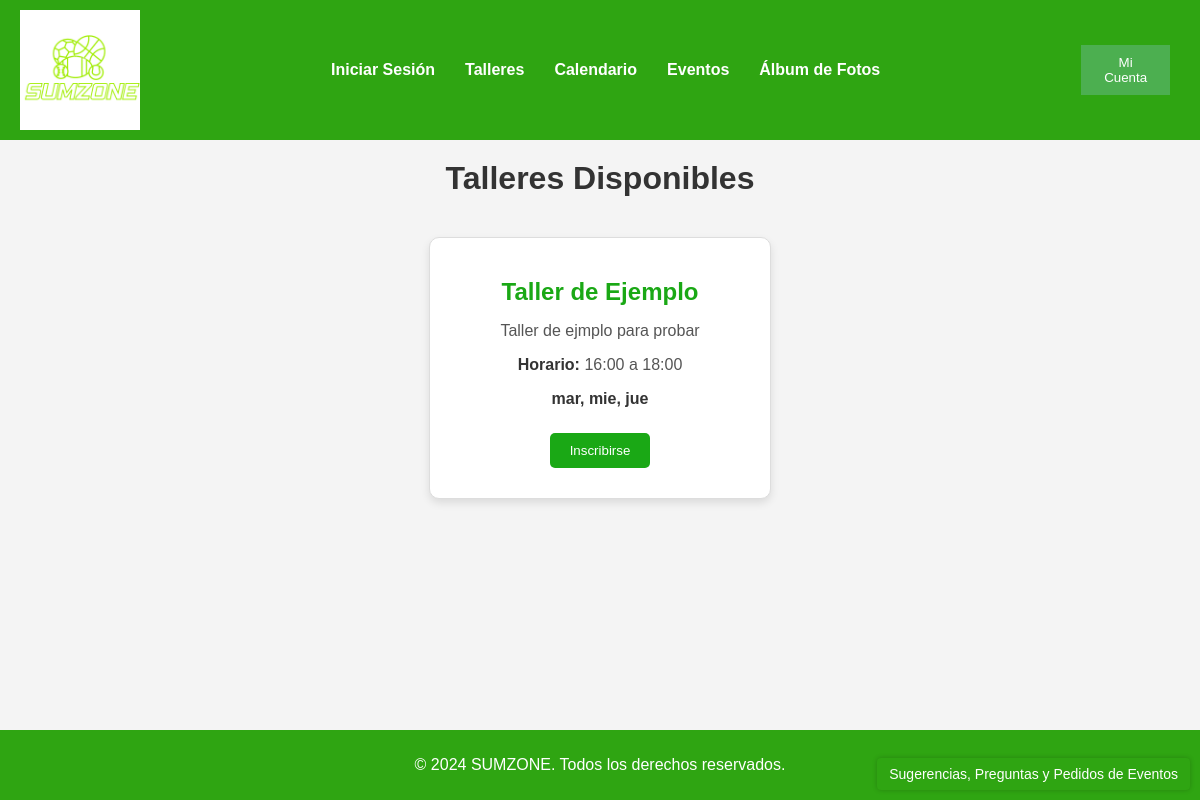
The page /SUMZONE2/php/talleres.php on the database as committed earlier.
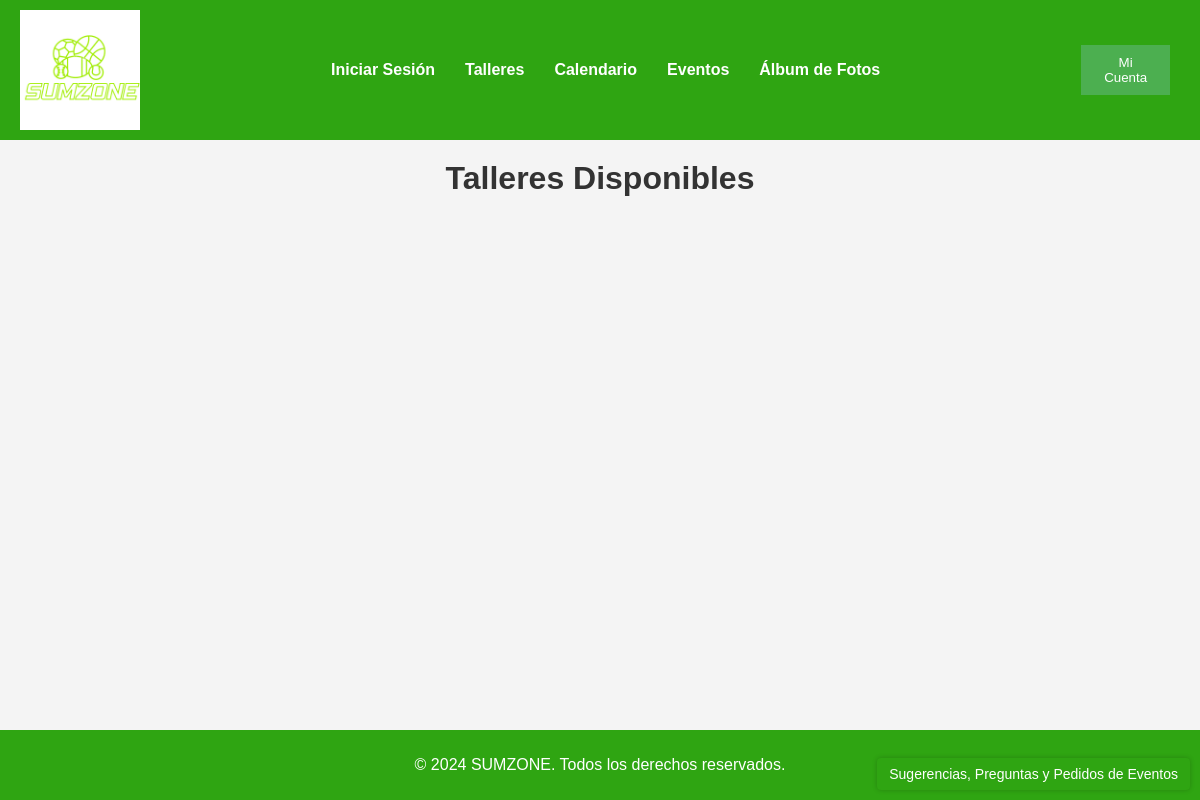
The same page on the database as committed later.
### tables this page shows
CREATE TABLE IF NOT EXISTS `EVENTO` (
  `ID` INT NOT NULL AUTO_INCREMENT,
  `Nombre` VARCHAR(30) NOT NULL,
  `Descripcion` VARCHAR(300) NULL,
  `Fecha` DATE NOT NULL,
  `Frecuencia` VARCHAR(15) NOT NULL,
  `Horario_inicio` TIME NOT NULL,
  `Horario_fin` TIME NOT NULL,
  `tipo_evento` BINARY(1) NOT NULL DEFAULT 0,
  PRIMARY KEY (`ID`));

### SUMZONE2/php/talleres.php (the view, shortened to what this page needs)
<?php
include 'conexion.php';
$sql = "SELECT * FROM EVENTO WHERE tipo_evento = 1";
$result = $conn->query($sql);
$usuario_id = $_SESSION['ID'];
?>
<!DOCTYPE html>
<html lang="es">
<head>
    <link rel="stylesheet" href="../css/styles.css">
    <link rel="stylesheet" href="../css/talleres.css">
</head>
<body>
    <header class="main-header">
        <img src="../images/logo.png" alt="Logo SUMZONE" class="logo">
        <nav class="navbar">
            <ul>
                <?php if (!isset($_SESSION['username'])){
                echo '<li><a href="php/login_register.php">Iniciar Sesión</a></li>';}
                else{echo '<li><a href="../index.php">Home</a></li>';}?>
                <li><a href="talleres.php">Talleres</a></li>
                <li><a href="calendario.php">Calendario</a></li>
                <li><a href="evento.php">Eventos</a></li>
                <li><a href="https://www.flickr.com/photos/isamisiones/albums/with/72177720316806309" target="_blank">Álbum de Fotos</a></li>
            </ul>
        </nav>
        <button id="menuButton">Mi Cuenta</button>
    </header>
    <h1>Talleres Disponibles</h1>
    <div class="talleres">
        <?php while ($row = $result->fetch_assoc()): ?>
            <?php
            $taller_id2 = $row['ID'];
            $sql2 = "SELECT * FROM INSCRIPCION i JOIN EVENTO e ON e.ID = i.ID_evento  WHERE ID_usuario='$usuario_id' AND ID_evento='$taller_id2'" ;
            $res = $conn->query($sql2);
            ?>
            <div class="taller">
                <h2><?php echo $row['Nombre']; ?></h2>
                <p><?php echo $row['Descripcion']; ?></p>
                <p><strong>Horario:</strong> <?php echo substr($row['Horario_inicio'],0,5);?> a <?php echo substr($row['Horario_fin'],0,5);?></p>
                <p><?php echo "<strong>".$row['Frecuencia']."</strong>";?></p>
                <form method="POST" action="">
                    <?php if ($res->fetch_assoc()>0){echo '<button type="submit" name="eliminar">Eliminar Inscripción</button>';}
                    else{echo '<button type="submit" name="inscribirse">Inscribirse</button>';}?>
                </form>
            </div>
        <?php endwhile; ?>
    </div>
    <footer class="main-footer">
        <p>&copy; 2024 SUMZONE. Todos los derechos reservados.</p>
    </footer>
    <a href="" class="suggestions-link">Sugerencias, Preguntas y Pedidos de Eventos</a>
</body>
</html>

Rows that differ between the two databases and show on the page:
removed evento: Nombre "Taller de Ejemplo", Descripcion "Taller de ejmplo para probar", Horario_inicio "16:00", Horario_fin "18:00", Frecuencia "mar, mie, jue"
